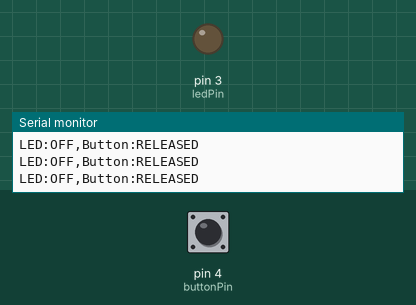
Recording of a sketch running on a simulated Arduino Uno, built with avr-gcc and run on an emulated ATmega328P. Shown: output pins drawn as LEDs (lit = HIGH), the last lines printed to the serial monitor. The inputs (shaded band) are chosen by the test bench; at power-on: pin 4 (buttonPin) LOW.

Above: at 1.2 s.
1.3 s: pin 4 (buttonPin) pulled HIGH for 0.15 s
At 2.0 s:
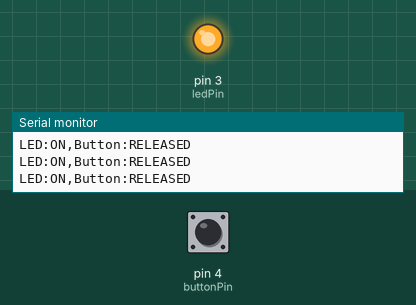
2.9 s: pin 4 (buttonPin) pulled HIGH for 1 s
At 3.5 s:
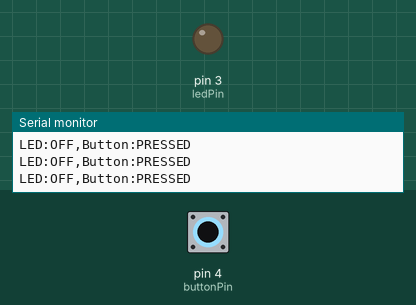
5.4 s: pin 4 (buttonPin) pulled HIGH for 3.2 s
At 5.8 s:
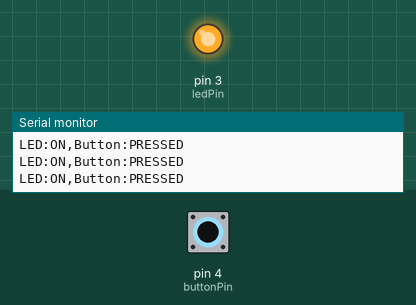
Timing chart, 0 to 8.4 s (numbered marks = the images above; inputs shaded):
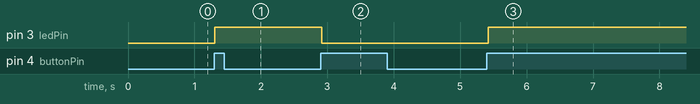

Measured:
- after the input at 1.3 s, pin 3 (ledPin): LOW → HIGH at once
- after the input at 2.9 s, pin 3 (ledPin): HIGH → LOW at once
- after the input at 5.4 s, pin 3 (ledPin): LOW → HIGH at once

The sketch:

plata.ino
```cpp
const int buttonPin = 4;      // Pin for the button
const int ledPin = 3;         // Pin for the LED
bool ledState = false;        // Tracks the LED state
bool lastButtonState = LOW;   // Tracks the last button state

void setup() {
  pinMode(buttonPin, INPUT);   // Set button pin as input
  pinMode(ledPin, OUTPUT);     // Set LED pin as output
  Serial.begin(9600);
}

void loop() {
  // Read the button state
  bool currentButtonState = digitalRead(buttonPin);

  // Toggle LED state on button press
  if (currentButtonState && !lastButtonState) {  // Check for button press
    ledState = !ledState;                        // Toggle LED state
    digitalWrite(ledPin, ledState ? HIGH : LOW); // Update LED output
  }

  // Update last button state
  lastButtonState = currentButtonState;

  // Send LED and button states to ESP8266
  Serial.print("LED:");
  Serial.print(ledState ? "ON" : "OFF");
  Serial.print(",Button:");
  Serial.println(currentButtonState ? "PRESSED" : "RELEASED");

  delay(50);  // Small delay to debounce
}
```
